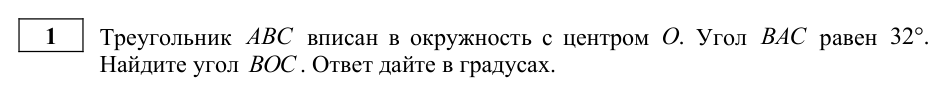
#> input picture matematika-source-2024/profile-source-lock/visual-assets/condition-1-1.webp, 946 x 87 px
$ python -i build_profile_2024_visual_lock.py   (imports and definitions only)
#> lines starting #> are read from the running program, lines starting #| are printed output that depends on the picture; after the words box and inside, x2 and y2 are one past the last pixel; in counts of white or black regions, pixels touching at a corner belong together
#> further down, picture is the input picture: PIL image 946x87 RGB; min 0, max 255, mean 240.1
#!/usr/bin/env python3
from __future__ import annotations

import argparse
import hashlib
import json
import shutil
from pathlib import Path

from PIL import Image, ImageChops

SOURCE_SHA256 = "89698a59be7da5c5f6c628f752a6810534888c423cae31a181ef743c910c1ae3"
SCALE = 2.5

# Exact semantic crop envelopes in FIPI printed-page PDF points.
# Structural ИЛИ and printed Answer: line are intentionally excluded from learner conditions.
CONDITION_CROPS = {
    "1-1": (4, 166.0, 202.0), "1-2": (4, 250.0, 290.0), "1-3": (4, 338.0, 376.0), "1-4": (4, 424.0, 473.0),
    "2-1": (5, 63.0, 217.0), "2-2": (5, 254.0, 288.0),
    "3-1": (5, 311.0, 402.0), "3-2": (5, 439.0, 526.0), "3-3": (6, 59.0, 142.0),
    "4-1": (6, 171.0, 226.0), "4-2": (6, 263.0, 310.0),
    "5-1": (6, 347.0, 379.2), "5-2": (6, 425.0, 494.0),
    "6-1": (7, 50.0, 78.0), "6-2": (7, 115.0, 147.0), "6-3": (7, 186.0, 219.0), "6-4": (7, 258.0, 296.0),
    "7-1": (7, 324.0, 349.0), "7-2": (7, 381.0, 417.0), "7-3": (7, 449.0, 484.0),
    "8-1": (8, 55.0, 240.0), "8-2": (8, 289.0, 465.0),
    "9-1": (9, 44.0, 168.0),
    "10-1": (9, 212.0, 286.0), "10-2": (9, 330.0, 393.0), "10-3": (9, 437.0, 498.0),
    "11-1": (10, 48.0, 220.0),
    "12-1": (10, 248.0, 301.0), "12-2": (10, 339.0, 376.0), "12-3": (10, 414.0, 453.0),
    "13-1": (11, 123.0, 221.0), "14-1": (11, 214.0, 309.5), "15-1": (11, 304.0, 364.0), "16-1": (11, 357.0, 548.0),
    "17-1": (12, 57.0, 178.0), "18-1": (12, 171.0, 276.0), "19-1": (12, 269.0, 434.0),
}

# Post-completion official FIPI material. Every final asset is one direct contiguous crop from one printed page.
OFFICIAL_MATERIAL_CROPS = {
    "solution-13": (14, 124.0, 454.0, "solution_and_criteria", 13),
    "solution-14": (15, 130.0, 523.0, "solution_and_criteria", 14),
    "solution-15": (16, 97.0, 426.0, "solution_and_criteria", 15),
    "solution-16": (17, 225.0, 476.0, "solution_and_criteria", 16),
    "solution-17": (18, 154.0, 520.0, "solution", 17),
    "criteria-17": (19, 50.0, 255.0, "criteria", 17),
    "solution-18-p19": (19, 367.0, 540.0, "solution_part_1", 18),
    "solution-18-p20": (20, 48.0, 480.0, "solution_part_2", 18),
    "criteria-18": (21, 50.0, 215.0, "criteria", 18),
    "solution-19-p21": (21, 355.0, 540.0, "solution_part_1", 19),
    "solution-criteria-19-p22": (22, 48.0, 270.0, "solution_part_2_and_criteria", 19),
}

# Graphs/diagrams/dense formulas get mandatory zoom. UI may expose zoom for all source assets.
ZOOM_REQUIRED_CONDITIONS = {
    "2-1", "3-1", "3-2", "3-3", "6-2", "6-3", "6-4", "7-1", "7-2", "7-3",
    "8-1", "8-2", "9-1", "10-1", "11-1", "12-1", "12-2", "12-3",
    "13-1", "14-1", "15-1", "18-1",
}


# [6 lines left out: function sha256_file, not called in this run]


def trim_white(im: Image.Image, margin: int = 18) -> tuple[Image.Image, tuple[int, int, int, int]]:
#> called with margin = 18
    gray = im.convert("L")
    mask = gray.point(lambda p: 255 if p < 252 else 0)
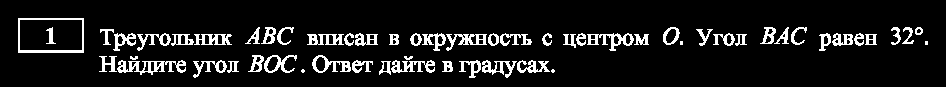
#> mask: PIL image 946x87 L; 9.8% white; 58 white regions (4 under 20 px), largest, box (x1, y1, x2, y2) and area: (117, 60, 186, 75) 478, (18, 18, 84, 53) 450, (587, 33, 634, 51) 331
    bbox = mask.getbbox()
#> bbox = (18, 18, 928, 78)
    if bbox is None:
        return im, (0, 0, im.width, im.height)
    x0, y0, x1, y1 = bbox
#> x0 = 18; y0 = 18; x1 = 928; y1 = 78
    rect = (max(0, x0 - margin), max(0, y0 - margin), min(im.width, x1 + margin), min(im.height, y1 + margin))
#> rect = (0, 0, 946, 87)
    return im.crop(rect), rect


# [196 lines left out: functions render_from_pdf, crop_asset, verify_direct_crop, main, not called in this run]


# [2 lines not run here, left out]

>>> from PIL import Image
>>> picture = Image.open('visual-assets/condition-1-1.webp')
>>> result = trim_white(picture)

$ run again, on matematika-source-2024/profile-source-lock/visual-assets/condition-10-1.webp
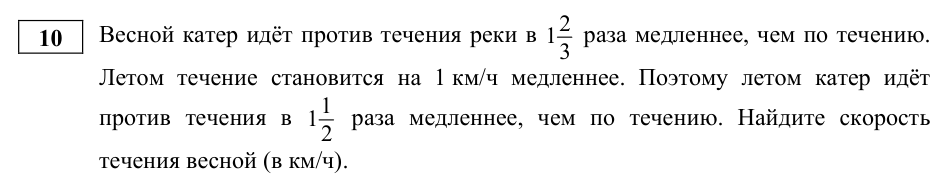
#> input picture matematika-source-2024/profile-source-lock/visual-assets/condition-10-1.webp, 948 x 185 px
#> picture is the input picture: PIL image 948x185 RGB; min 0, max 255, mean 240.6
#> in trim_white, `mask = gray.point(lambda p: 255 if p < 252 else 0)`:
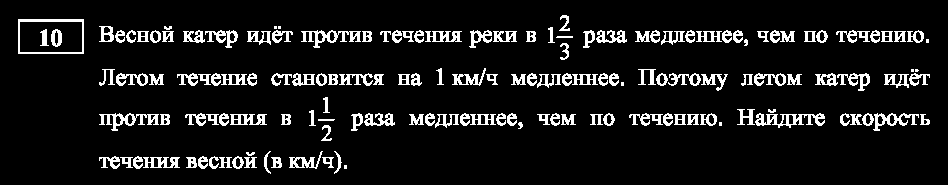
#> mask: PIL image 948x185 L; 9.5% white; 148 white regions (8 under 20 px), largest, box (x1, y1, x2, y2) and area: (755, 113, 825, 128) 485, (18, 19, 84, 54) 450, (301, 30, 361, 48) 419
#> bbox = (18, 15, 930, 174)
#> x0 = 18; y0 = 15; x1 = 930; y1 = 174
#> rect = (0, 0, 948, 185)

$ run again, on matematika-source-2024/profile-source-lock/visual-assets/condition-10-2.webp
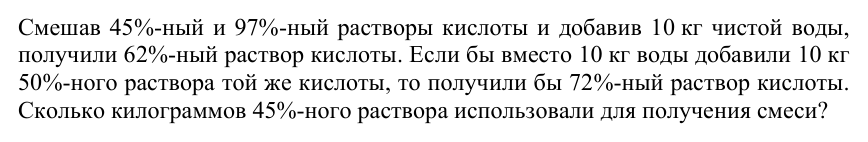
#> input picture matematika-source-2024/profile-source-lock/visual-assets/condition-10-2.webp, 868 x 142 px
#> picture is the input picture: PIL image 868x142 RGB; min 0, max 255, mean 229.9
#> in trim_white, `mask = gray.point(lambda p: 255 if p < 252 else 0)`:
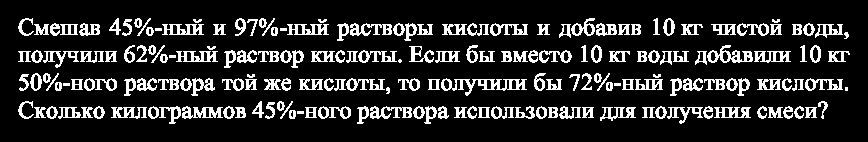
#> mask: PIL image 868x142 L; 16.4% white; 186 white regions (2 under 20 px), largest, box (x1, y1, x2, y2) and area: (441, 78, 527, 96) 549, (707, 45, 753, 63) 360, (182, 106, 223, 119) 298
#> bbox = (18, 18, 850, 124)
#> x0 = 18; x1 = 850; y1 = 124
#> rect = (0, 0, 868, 142)

$ run again, on matematika-source-2024/profile-source-lock/visual-assets/condition-10-3.webp
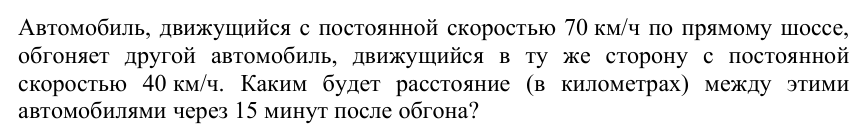
#> input picture matematika-source-2024/profile-source-lock/visual-assets/condition-10-3.webp, 867 x 126 px
#> picture is the input picture: PIL image 867x126 RGB; min 0, max 255, mean 230.5
#> in trim_white, `mask = gray.point(lambda p: 255 if p < 252 else 0)`:
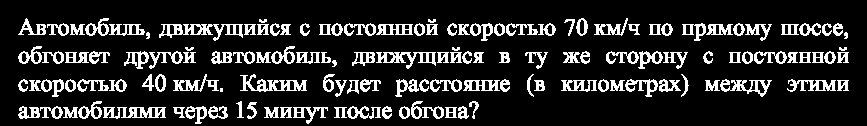
#> mask: PIL image 867x126 L; 16% white; 134 white regions (1 under 20 px), largest, box (x1, y1, x2, y2) and area: (159, 24, 243, 41) 582, (240, 74, 307, 92) 484, (103, 107, 166, 119) 434
#> bbox = (18, 18, 849, 124)
#> x0 = 18; x1 = 849; y1 = 124
#> rect = (0, 0, 867, 126)
